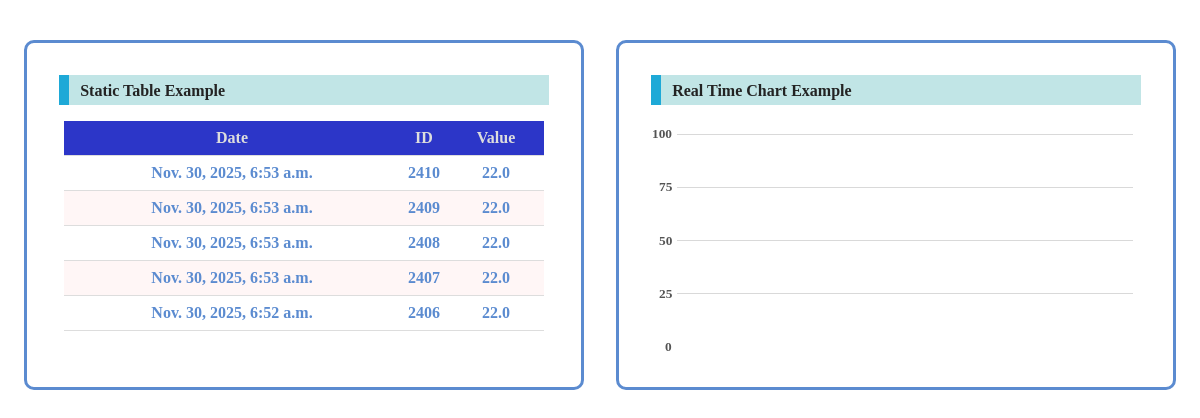
The app's page /sensor/, older data.
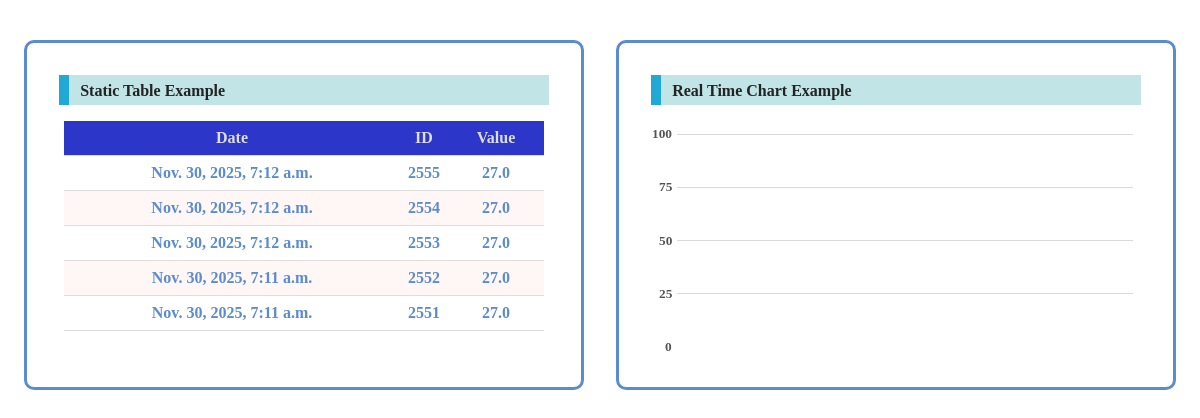
The same page, newer data.
### sensor/models.py (models this page shows, shortened)
class TemperatureSensor(models.Model):
	reg_date = models.DateTimeField(editable=False)
	value = models.FloatField()

### sensor/views.py (the view)
# urls.py: path('', views.index, name='index'),
def index(request):
    sensor_value_list = Temp.objects.all().order_by('-reg_date').values()[:5]
    context = {
        'sensor_value_list': sensor_value_list,
    }
    return render(request, 'sensor/index.html', context)

### sensor/templates/sensor/index.html (shortened to what this page needs)
<!doctype html>
<html class="no-js" lang="en">
    {% load static %}
    <head>
        <link type="text/css" rel="stylesheet" href="{% static 'css/style.css' %}" />
    </head>
    <body>
        <div class="groupClass">
            <div class="pageClass">
                <div class="LittleTitle">
                    Static Table Example
                </div>
                <table>
                    <thead>
                        <tr>
                        <th>Date</th>
                        <th>ID</th>
                        <th>Value</th>
                        </tr>
                    </thead>
                    <tbody>
                        {% if sensor_value_list %}
                            {% for sensor in sensor_value_list %}
                            <tr>
                                <td>{{ sensor.reg_date }}</td>
                                <td>{{ sensor.id }}</td>
                                <td>{{ sensor.value }}</td>
                            </tr>
                            {% endfor %}
                        {% else %}
                            <p>No sensor values are available.</p>
                        {% endif %}
                    </tbody>
                </table>
            </div>
            <div class="pageClass">
                <div class="LittleTitle">
                    Real Time Chart Example
                </div>
                <div class="card-block m-t-35" >
                    <div id="realtime" class="flotChart"></div>
                </div>
            </div>
        </div>
    </body>
</html>

Row changes from the older to the newer data that the page shows:
no longer on this page (row unchanged): TemperatureSensor: reg_date "Nov. 30, 2025, 6:53 a.m.", id "2410", value "22.0"
no longer on this page (row unchanged): TemperatureSensor: reg_date "Nov. 30, 2025, 6:53 a.m.", id "2409", value "22.0"
no longer on this page (row unchanged): TemperatureSensor: reg_date "Nov. 30, 2025, 6:53 a.m.", id "2408", value "22.0"
no longer on this page (row unchanged): TemperatureSensor: reg_date "Nov. 30, 2025, 6:53 a.m.", id "2407", value "22.0"
no longer on this page (row unchanged): TemperatureSensor: reg_date "Nov. 30, 2025, 6:52 a.m.", id "2406", value "22.0"
added TemperatureSensor: reg_date "Nov. 30, 2025, 7:12 a.m.", id "2555", value "27.0"
added TemperatureSensor: reg_date "Nov. 30, 2025, 7:12 a.m.", id "2554", value "27.0"
added TemperatureSensor: reg_date "Nov. 30, 2025, 7:12 a.m.", id "2553", value "27.0"
added TemperatureSensor: reg_date "Nov. 30, 2025, 7:11 a.m.", id "2552", value "27.0"
added TemperatureSensor: reg_date "Nov. 30, 2025, 7:11 a.m.", id "2551", value "27.0"
